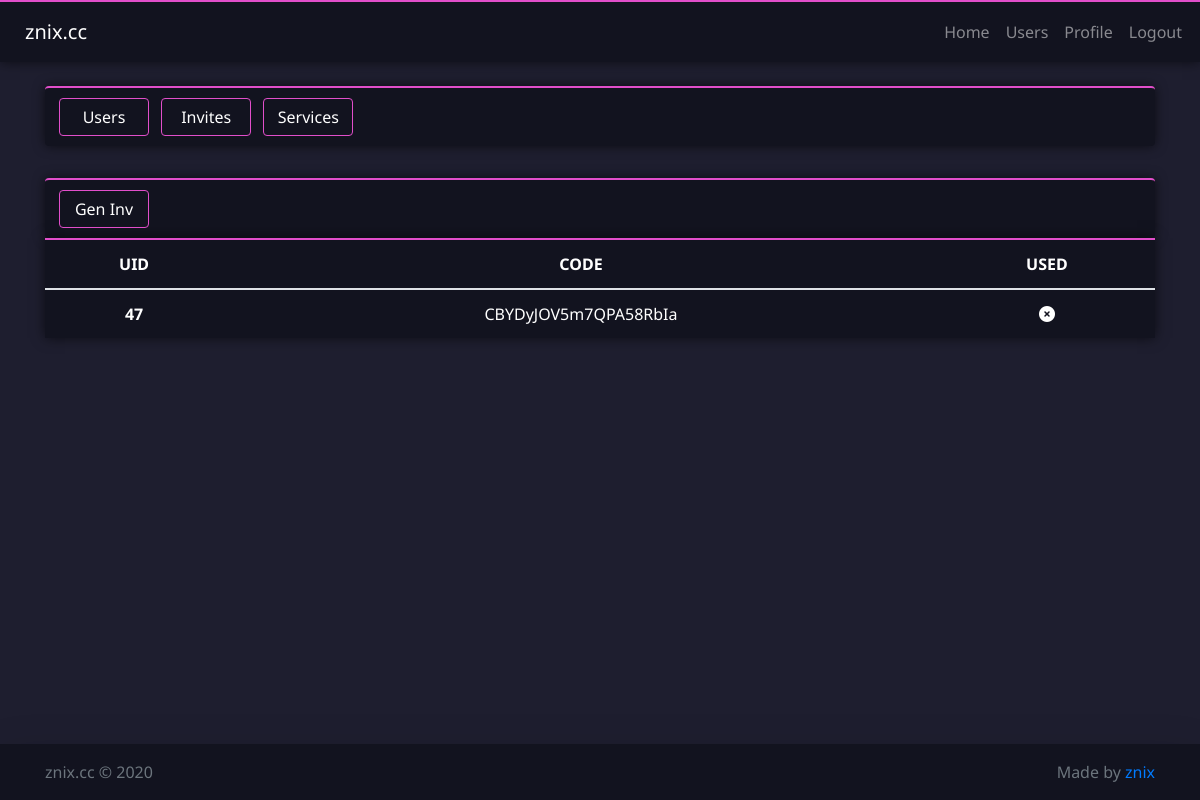
Before: /admin.php?invites (signed in) with the older database file.
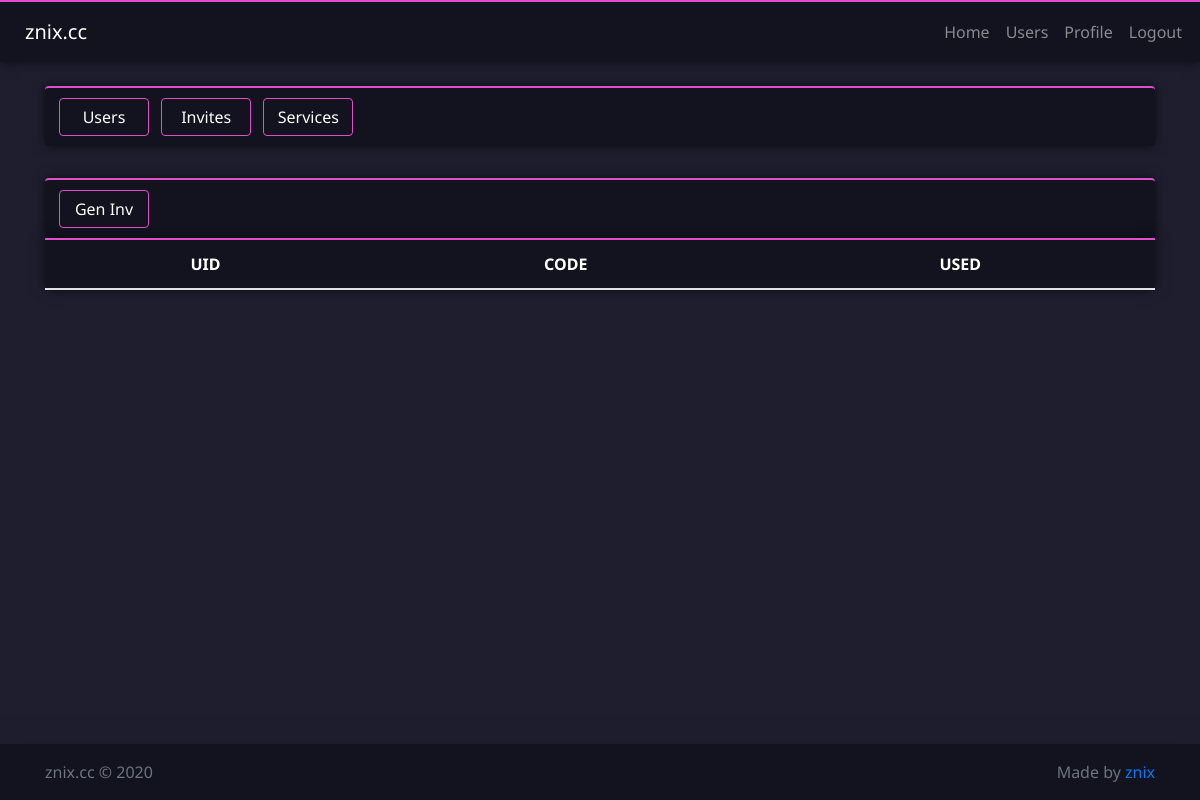
After: the same page with the newer database file.
### tables this page shows
CREATE TABLE IF NOT EXISTS `invites` (
  `uid` int(11) NOT NULL AUTO_INCREMENT,
  `code` varchar(255) NOT NULL,
  `used` int(1) NOT NULL DEFAULT 0,
  PRIMARY KEY (`uid`)
);

### server/query.php (called while the page is built, shortened)
<?php
    $invite_list = mysqli_query($mysqli, "SELECT * FROM `invites` ORDER BY `uid` ASC");
?>

### features/invites.php (the view)
<div class="box rounded accent">
    <button type="button" class="btn btn-custom px-2 mx-1" onclick="window.location.href='functions.php?gencode'">Gen Inv</button>
</div>
<table class="box accent table">
    <thead>
        <tr class="text-center">
            <th scope="col">UID</th>
            <th scope="col">CODE</th>
            <th scope="col">USED</th>
        </tr>
    </thead>
    <tbody>
        <?php
        while ($row = mysqli_fetch_array($invite_list)) { ?>
            <tr class="text-center">
                <th scope="row"><?php echo $row['uid']; ?></th>
                <td><?php echo $row['code']; ?></td>
                <td><?php if ($row["used"] == 1) { ?><i class="fas fa-check-circle"></i><?php } else { ?><i class="fas fa-times-circle"></i><?php } ?></td>
            </tr>
        <?php
        } ?>
    </tbody>
</table>

Changed rows visible on the page:
removed invites: uid "47", code "CBYDyJOV5m7QPA58RbIa", used 0 (drawn)
